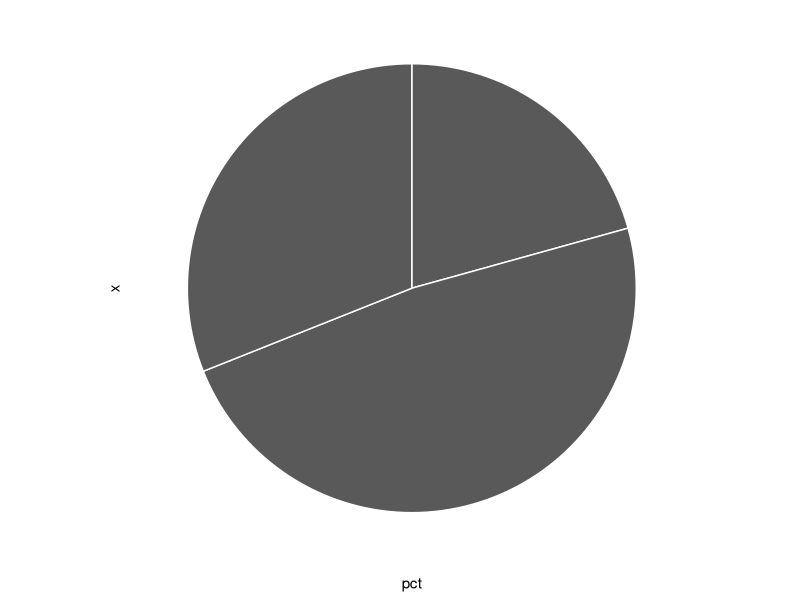

The R script that drew this image:
# Updated:  20230522
# Author:   Andrew Kleist

# packages, working directory
setwd("~/Desktop/Volkman_Lab/BABU_VOLKMAN/CHEMOKINE_PRJ/Data/chemokine_gpcr_ms/")
library(tidyverse)

################################################################################

# data <- read_csv("05_integrate/output/RIN_CONS_CLASS.csv") %>%
#   filter(file != "6meo") %>%
#   select(source_gnccn, target_gnccn, dom1, dom2) %>%
#   unique()

data <- read_csv("05_integrate/output/RIN_CONS_CLASS.csv") %>%
  filter(no_pdb == 1) %>%
  filter(all_para_ck < 0.5) %>%
  filter(all_non_ackr_para_ckr < 0.5) %>%
  filter(file != "6meo") %>%
  # filter(file != "ngo") %>%
  select(source_gnccn, target_gnccn, dom1, dom2) %>%
  unique() # 176 contacts (of 478 unique contacts = 37%)

data <- data %>%
  mutate(str_unstr_ck = case_when(
    dom1 == "NTc" ~ "unstr",
    dom1 != "NTc" ~ "str",
  )) %>% mutate(str_unstr_ckr = case_when(
    dom2 == "NTr" ~ "unstr",
    dom2 != "NTr" ~ "str",
  )) %>% count(str_unstr_ck, str_unstr_ckr) 

data <- data %>%
  unite(col = type, c(str_unstr_ck, str_unstr_ckr), sep = "_")

data <- data %>% mutate(pct = n / sum(n))

data %>%
  ggplot(aes(x = "", y= pct)) +
  geom_bar(width = 0.5,size = 0.5, stat="identity", color = "white") +
  coord_polar("y") +
  theme_classic() +
  theme(axis.line = element_blank(),
        axis.text = element_blank(),
        axis.ticks = element_blank()) 

  
